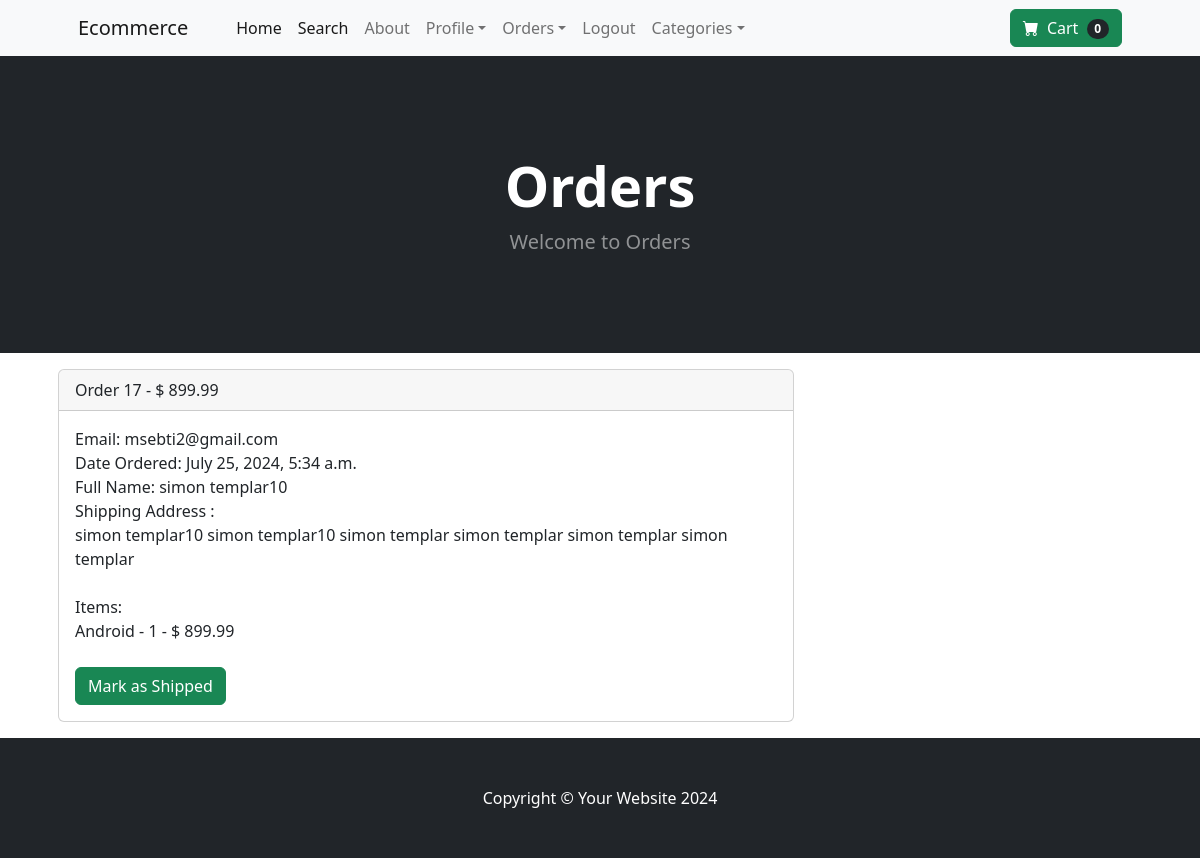
The page /payment/orders/17 (signed in) on the database its author committed.
### payment_app/models.py (models this page shows, shortened)
class Order(models.Model):
    user = models.ForeignKey(User, on_delete=models.CASCADE, null=True, blank=True)
    full_name = models.CharField(max_length=255, null=True, blank=True)
    email = models.EmailField(max_length=255, null=True, blank=True)
    shipping_address = models.TextField(max_length=15000, null=True, blank=True)
    amount_paid = models.DecimalField(max_digits=10,decimal_places=2, null=True, blank=True)
    date_ordered = models.DateTimeField(auto_now_add=True)
    shipped=models.BooleanField(default=False, null=True, blank=True)
    date_shipped=models.DateTimeField(null=True, blank=True)

class OrderItem(models.Model):
    user = models.ForeignKey(User, on_delete=models.CASCADE, null=True, blank=True)
    order = models.ForeignKey(Order, on_delete=models.CASCADE, null=True, blank=True)
    product = models.ForeignKey(Product, on_delete=models.CASCADE, null=True, blank=True)
    quantity = models.PositiveBigIntegerField(default=1, null=True, blank=True)
    price = models.DecimalField(max_digits=10,decimal_places=2, null=True, blank=True)

### store_app/models.py (models this page shows)
class Product(models.Model):
    name=models.CharField(max_length=100)
    price=models.DecimalField(default=0, decimal_places=2, max_digits=6)
    category=models.ForeignKey(Category, on_delete=models.CASCADE, default=1)
    description=models.CharField(max_length=250, default='', blank=True, null=True)
    image=models.ImageField(upload_to='uploads/product/')
    is_sale=models.BooleanField(default=False)
    sale_price=models.DecimalField(default=0, decimal_places=2, max_digits=6)
    def __str__(self) :
        return self.name

### payment_app/views.py (the view, shortened to what this page needs)
# urls.py: path('orders/<int:pk>', views.orders, name='orders'),
def orders(request, pk):
    if request.user.is_authenticated and request.user.is_superuser:
        order = Order.objects.get(id=pk)
        items = OrderItem.objects.filter(order=pk)
        return render(request, "payment_app/orders.html", {"order":order, "items":items})
    else:
        messages.success(request, "Access Denied.....")
        return redirect('home')

### cart_app/cart.py (called while the page is built)
    def __len__(self):
        return len(self.cart)

### cart_app/context_processors.py (called while the page is built)
def cart(request):
    context={'cart':Cart(request)}
    return context

### payment_app/templates/payment_app/orders.html (shortened to what this page needs)
{% extends 'store_app/base.html' %}
{% block content %}
 <header class="bg-dark py-5">
    <div class="container px-4 px-lg-5 my-5">
        <div class="text-center text-white">
            <h1 class="display-4 fw-bolder">Orders</h1>
            <p class="lead fw-normal text-white-50 mb-0">Welcome to Orders</p>
        </div>
    </div>
</header>
<div class="container">
    <div class="row">
        <div class="col-8 m-3">
     <div class="card">
        <div class="card-header">
            Order {{ order.id }} - $ {{ order.amount_paid }}
        </div>
        <div class="card-body">
         Email: {{ order.email }} <br>
         {% if order.date_shipped %}
         Date Shipped: {{order.date_shipped}}
         {% else %}
         Date Ordered: {{order.date_ordered}}
         {% endif %}
         <br>
         Full Name:  {{order.full_name}} <br>
         Shipping Address : <br>{{order.shipping_address}}
         <br><br>
         Items: <br>
         {% for item in items %}
            {{ item.product }} - {{ item.quantity }} - $ {{ item.price }} <br>
         {% endfor %}
         <br>
         {% if not order.shipped %}
         <form action="" method="post">
            <button type="submit" class="btn btn-success">Mark as Shipped</button>
        </form>
         {% else %}
         <form action="" method="post">
            {% csrf_token %}
            <input type="hidden" name="shipping_status" value="false">
            <button type="submit" class="btn btn-danger">Mark as Not Shipped</button>
        </form>
         {% endif %}
        </div>
      </div>
        </div>
    </div>
</div>
{% endblock %}

### rows shown on the page
Order: id "17", amount_paid "899.99", email "msebti2@gmail.com", date_ordered "July 25, 2024, 5:34 a.m.", full_name "simon templar10", shipping_address "simon templar10 simon templar10 simon templar simon templar simon templar simon templar"
OrderItem: product "Android", quantity "1", price "899.99"

### other values the page prints
{{ cart|length }} "0"
